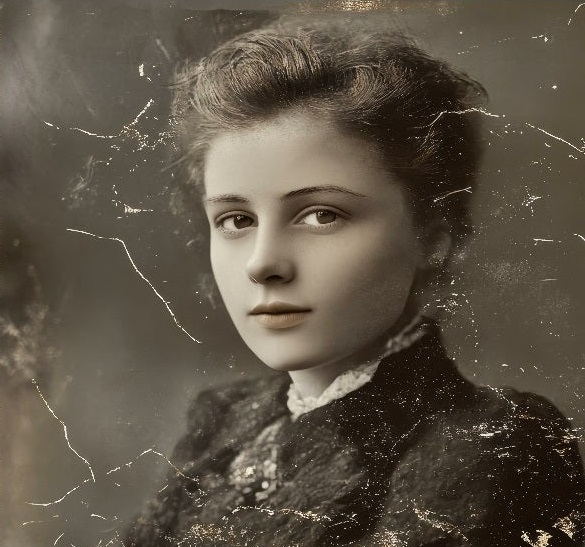
#> input picture codes/3.jpg, 585 x 547 px
$ python Exp-11_OH.py
#> lines starting #> are read from the running program, lines starting #| are printed output that depends on the picture; after the words box and inside, x2 and y2 are one past the last pixel; in counts of white or black regions, pixels touching at a corner belong together
import cv2
import numpy as np
from matplotlib import pyplot as plt

# Load binary image
img = cv2.imread('3.jpg', cv2.IMREAD_GRAYSCALE)
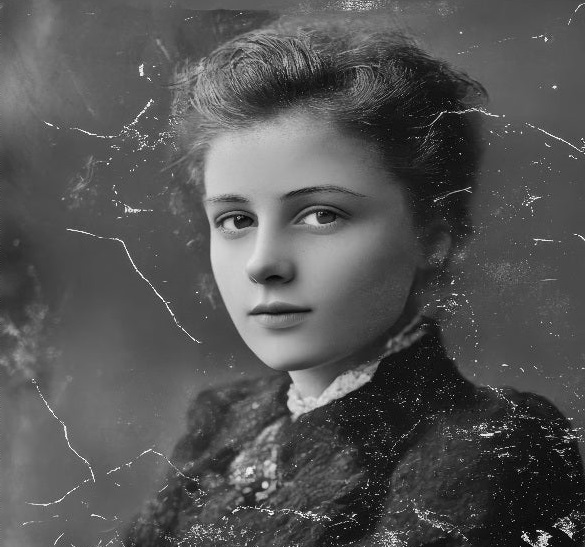
#> img: shape (547, 585); min 0, max 255, mean 84.4

# Ensure it's binary (threshold)
_, binary = cv2.threshold(img, 127, 255, cv2.THRESH_BINARY)
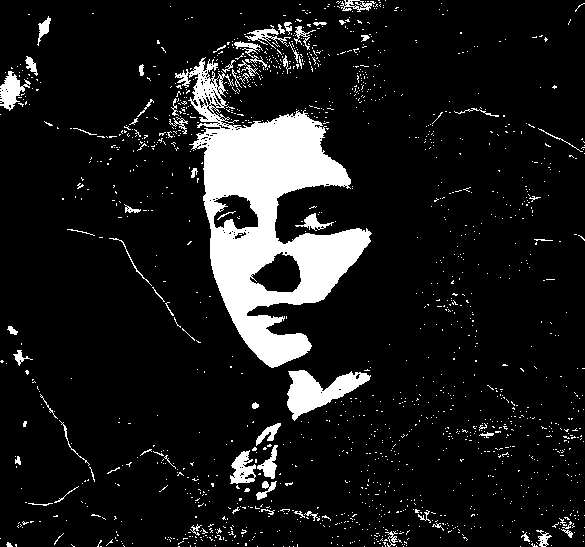
#> binary: shape (547, 585); 10.6% white; 1507 white regions (1436 under 20 px), largest, box (x1, y1, x2, y2) and area: (175, 57, 372, 368) 22897, (287, 370, 371, 421) 1993, (0, 71, 31, 111) 585

# Step 1: Remove small bright specks (Opening)
kernel_open = cv2.getStructuringElement(cv2.MORPH_ELLIPSE, (3,3))
opened = cv2.morphologyEx(binary, cv2.MORPH_OPEN, kernel_open)
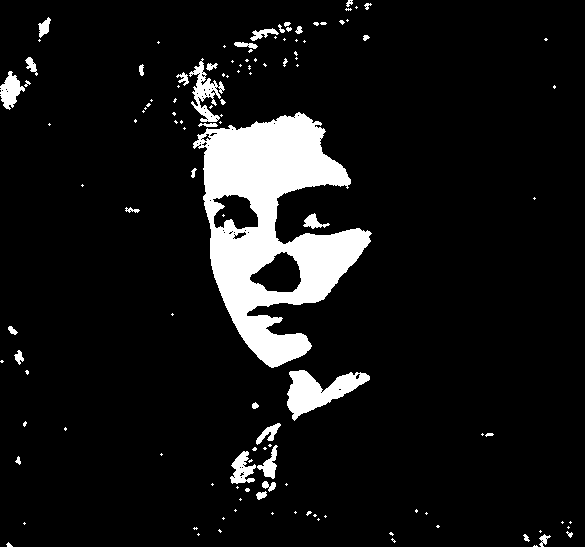
#> opened: shape (547, 585); 8.7% white; 124 white regions (85 under 20 px), largest, box (x1, y1, x2, y2) and area: (193, 112, 372, 368) 21207, (287, 370, 370, 421) 1980, (189, 58, 225, 122) 842

# Step 2: Fill narrow dark cracks (Closing)
kernel_close = cv2.getStructuringElement(cv2.MORPH_ELLIPSE, (5,5))
closed = cv2.morphologyEx(opened, cv2.MORPH_CLOSE, kernel_close)
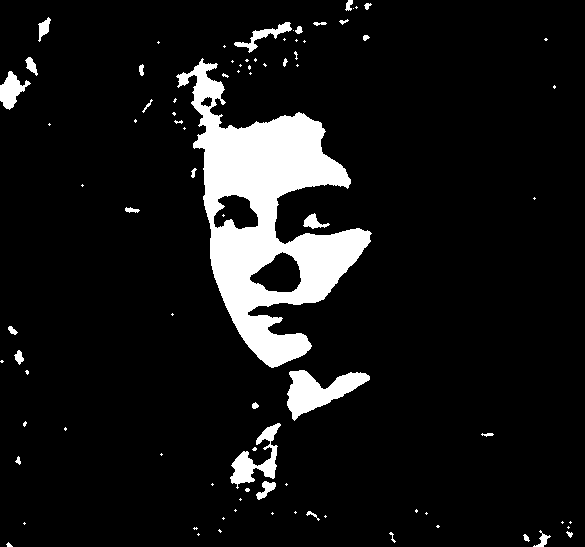
#> closed: shape (547, 585); 9.1% white; 87 white regions (55 under 20 px), largest, box (x1, y1, x2, y2) and area: (176, 58, 372, 368) 22898, (287, 370, 370, 421) 2013, (230, 423, 281, 489) 1169

# Show results
plt.figure(figsize=(10,6))
plt.subplot(1,3,1), plt.imshow(binary, cmap='gray'), plt.title('Original')
plt.subplot(1,3,2), plt.imshow(opened, cmap='gray'), plt.title('After Opening')
plt.subplot(1,3,3), plt.imshow(closed, cmap='gray'), plt.title('After Opening + Closing')
plt.show()

$ run again, with codes/sharpened_image.jpg copied over codes/3.jpg
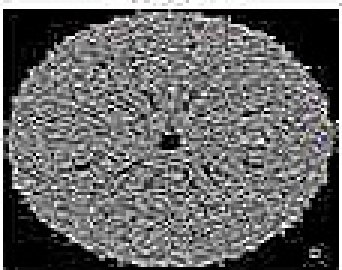
#> input picture codes/sharpened_image.jpg, 114 x 90 px (shown 3 times larger)
#> `_, binary = cv2.threshold(img, 127, 255, cv2.THRESH_BINARY)`:
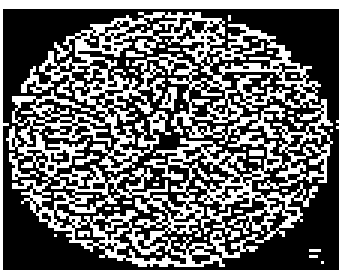
#> binary: shape (90, 114) (shown 3 times larger); 39.5% white in thin lines or dots
#> opened: shape (90, 114); 7.9% white; 70 white regions (69 under 20 px), largest, box (x1, y1, x2, y2) and area: (0, 0, 114, 4) 344
#> closed: shape (90, 114); 9.1% white; 54 white regions (46 under 20 px), largest, box (x1, y1, x2, y2) and area: (0, 0, 114, 7) 376, (43, 85, 57, 90) 45, (6, 43, 16, 51) 33
#> `plt.show()`:
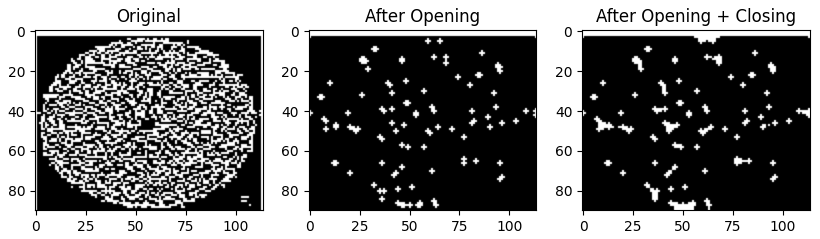
#> figure drawn by matplotlib, 3 panels
